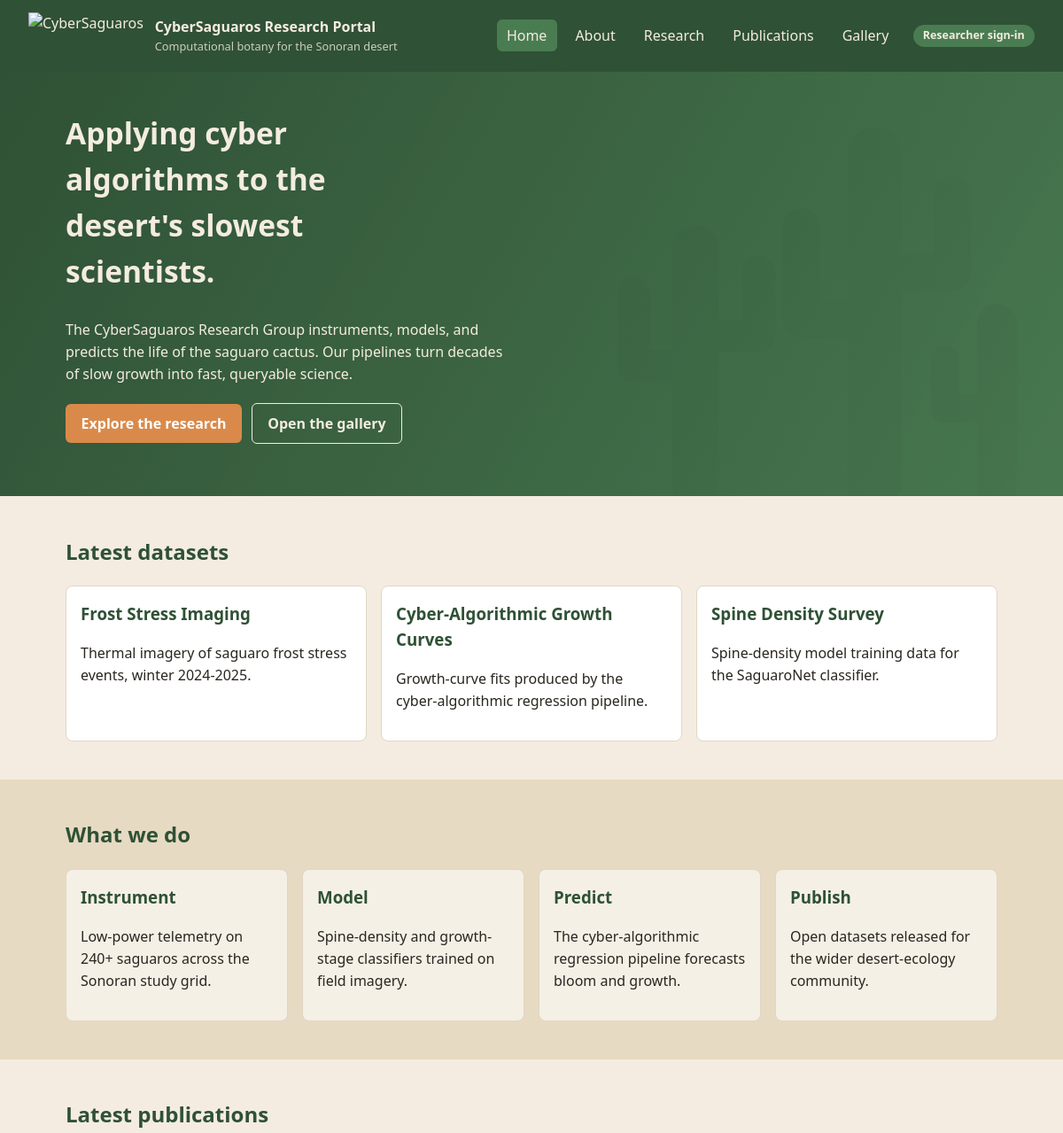
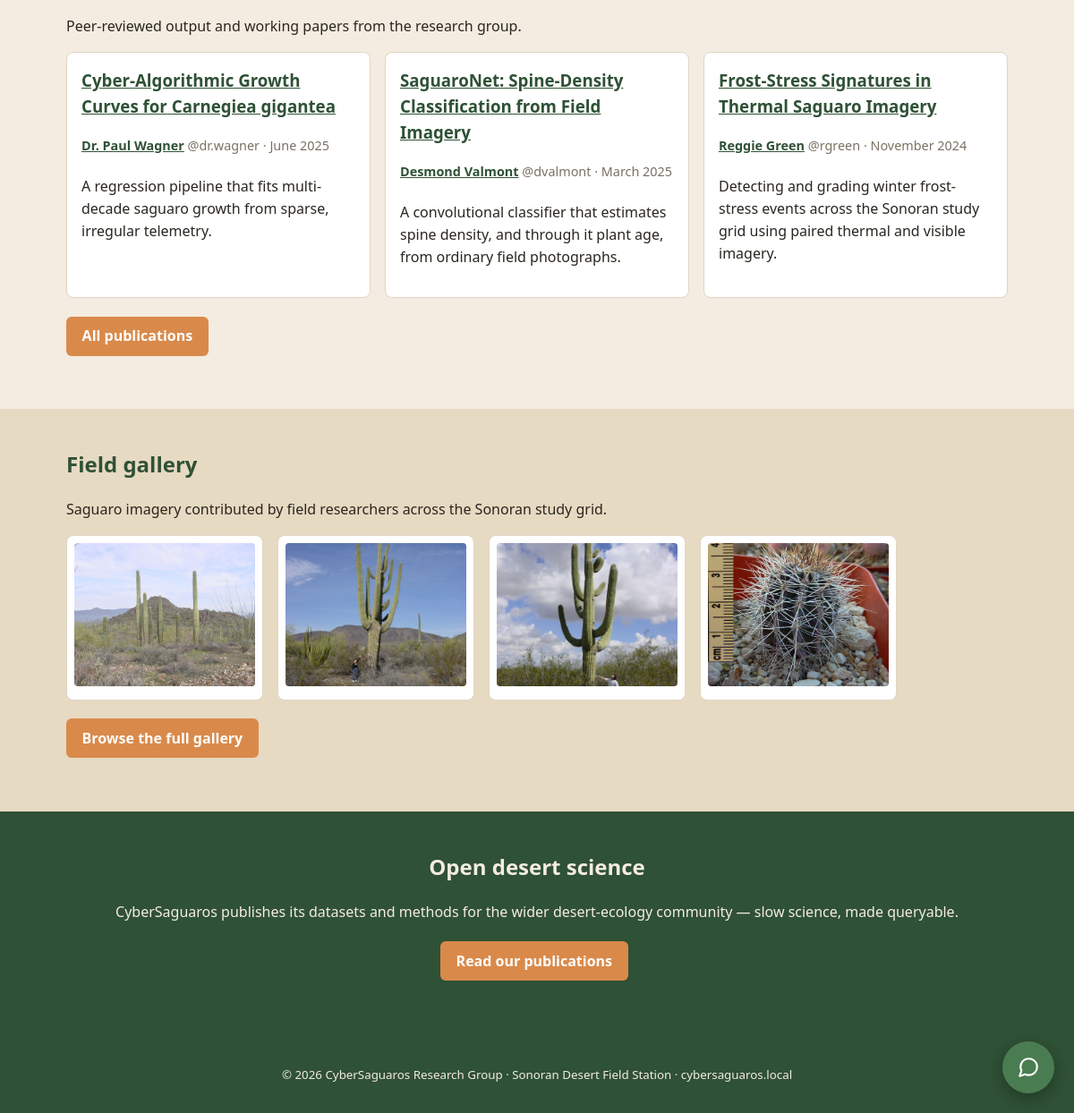
The page / on the database its author committed (2 pictures, top to bottom).
### tables this page shows
CREATE TABLE IF NOT EXISTS datasets (
  id          INT AUTO_INCREMENT PRIMARY KEY,
  name        VARCHAR(160) NOT NULL,
  description TEXT,
  owner_id    INT,
  dataset_url VARCHAR(512),
  verified    TINYINT(1) NOT NULL DEFAULT 0,
  created_at  TIMESTAMP NOT NULL DEFAULT CURRENT_TIMESTAMP
);

CREATE TABLE IF NOT EXISTS articles (
  id           INT AUTO_INCREMENT PRIMARY KEY,
  slug         VARCHAR(160) NOT NULL UNIQUE,
  title        VARCHAR(200) NOT NULL,
  abstract     TEXT,
  body         MEDIUMTEXT,
  author_id    INT NOT NULL,
  co_authors   VARCHAR(255) DEFAULT NULL,
  published_on DATE,
  status       VARCHAR(16) NOT NULL DEFAULT 'published',   
  created_at   TIMESTAMP NOT NULL DEFAULT CURRENT_TIMESTAMP,
  CONSTRAINT fk_articles_author FOREIGN KEY (author_id) REFERENCES users(id)
);

CREATE TABLE IF NOT EXISTS users (
  id            INT AUTO_INCREMENT PRIMARY KEY,
  username      VARCHAR(64)  NOT NULL UNIQUE,
  password_hash VARCHAR(255) NOT NULL,
  display_name  VARCHAR(128) NOT NULL,
  email         VARCHAR(128) NOT NULL,
  role          VARCHAR(32)  NOT NULL DEFAULT 'researcher'   
);

### public/index.php (the view, shortened to what this page needs)
<?php
require_once __DIR__ . '/../includes/layout.php';
require_once __DIR__ . '/../includes/db.php';
$datasets = $pdo->query('SELECT name, description FROM datasets ORDER BY id DESC LIMIT 3')
                ->fetchAll();
$latest = $pdo->query(
    "SELECT a.slug, a.title, a.abstract, a.published_on, u.username, u.display_name
       FROM articles a JOIN users u ON u.id = a.author_id
      WHERE a.status = 'published'
      ORDER BY a.published_on DESC, a.id DESC LIMIT 3"
)->fetchAll();
$thumbs = [];
$galleryDir = __DIR__ . '/assets/gallery';
if (is_dir($galleryDir)) {
    foreach (scandir($galleryDir) ?: [] as $f) {
        if (preg_match('/\.(svg|png|jpe?g|gif|webp)$/i', $f)) {
            $thumbs[] = $f;
        }
    }
}
$thumbs = array_slice($thumbs, 0, 4);
?>
<section class="hero fullbleed">
  <div class="wrap">
    <h1>Applying cyber algorithms to the desert's slowest scientists.</h1>
    <p>The CyberSaguaros Research Group instruments, models, and predicts the
       life of the saguaro cactus. Our pipelines turn decades of slow growth
       into fast, queryable science.</p>
    <p><a class="btn" href="/research.php">Explore the research</a>
       <a class="btn ghost" href="/gallery.php">Open the gallery</a></p>
  </div>
</section>
<section class="fullbleed band-sand">
  <div class="wrap">
    <h2>Latest datasets</h2>
    <div class="cards">
      <?php foreach ($datasets as $d): ?>
        <article class="card">
          <h3><?= htmlspecialchars($d['name']) ?></h3>
          <p><?= htmlspecialchars($d['description']) ?></p>
        </article>
      <?php endforeach; ?>
    </div>
  </div>
</section>
<section class="fullbleed band-deep">
  <div class="wrap">
    <h2>What we do</h2>
    <div class="cards">
      <article class="card plain"><h3>Instrument</h3>
        <p>Low-power telemetry on 240+ saguaros across the Sonoran study grid.</p></article>
      <article class="card plain"><h3>Model</h3>
        <p>Spine-density and growth-stage classifiers trained on field imagery.</p></article>
      <article class="card plain"><h3>Predict</h3>
        <p>The cyber-algorithmic regression pipeline forecasts bloom and growth.</p></article>
      <article class="card plain"><h3>Publish</h3>
        <p>Open datasets released for the wider desert-ecology community.</p></article>
    </div>
  </div>
</section>
<section class="fullbleed band-sand">
  <div class="wrap">
    <h2>Latest publications</h2>
    <p>Peer-reviewed output and working papers from the research group.</p>
    <div class="cards">
      <?php foreach ($latest as $a): ?>
        <article class="card">
          <h3><a href="/article.php?slug=<?= urlencode($a['slug']) ?>">
            <?= htmlspecialchars($a['title']) ?></a></h3>
          <p class="byline">
            <a href="/author.php?u=<?= urlencode($a['username']) ?>">
              <?= htmlspecialchars($a['display_name']) ?></a>
            <span class="muted">@<?= htmlspecialchars($a['username']) ?></span>
            <?php if (!empty($a['published_on'])): ?>
              &middot; <?= htmlspecialchars(date('F Y', strtotime((string) $a['published_on']))) ?>
            <?php endif; ?>
          </p>
          <p><?= htmlspecialchars((string) $a['abstract']) ?></p>
        </article>
      <?php endforeach; ?>
    </div>
    <p><a class="btn" href="/publications.php">All publications</a></p>
  </div>
</section>
<section class="fullbleed band-deep">
  <div class="wrap">
    <h2>Field gallery</h2>
    <p>Saguaro imagery contributed by field researchers across the Sonoran
       study grid.</p>
    <?php if ($thumbs): ?>
      <div class="gallery">
        <?php foreach ($thumbs as $t): ?>
          <figure><a href="/gallery.php">
            <img src="/assets/gallery/<?= rawurlencode($t) ?>" alt="Saguaro"
                 loading="lazy">
          </a></figure>
        <?php endforeach; ?>
      </div>
    <?php endif; ?>
    <p><a class="btn" href="/gallery.php">Browse the full gallery</a></p>
  </div>
</section>
<section class="fullbleed band-green">
  <div class="wrap center">
    <h2>Open desert science</h2>
    <p>CyberSaguaros publishes its datasets and methods for the wider
       desert-ecology community — slow science, made queryable.</p>
    <p><a class="btn" href="/publications.php">Read our publications</a></p>
  </div>
</section>

### public/assets/style.css (style rules this page uses)
:root { --sand: #f4ece0; --sand-deep: #e7dac2; --cactus: #4a7c52; --cactus-dark: #2f5135; --bloom: #d98a4b; --ink: #2a2620; --muted: #7a7163; }
* { box-sizing: border-box; }
html, body { overflow-x: hidden; }
body { margin: 0; min-height: 100vh; display: flex; flex-direction: column; font-family: "Segoe UI", system-ui, sans-serif; color: var(--ink); line-height: 1.55; background: linear-gradient(180deg, #e9f0ea 0%, var(--sand) 240px, var(--sand) 100%); }
a { color: var(--cactus-dark); }
section { margin: 0; }
.fullbleed { width: 100%; }
.fullbleed .wrap { max-width: 1100px; margin: 0 auto; padding: 2.7rem 1.5rem; }
.fullbleed .wrap > :first-child { margin-top: 0; }
.wrap.center { text-align: center; }
.band-sand { background: var(--sand); }
.band-deep { background: var(--sand-deep); }
.band-green { background: var(--cactus-dark); color: var(--sand); }
.band-green h2 { color: var(--sand); }
h1, h2, h3 { color: var(--cactus-dark); }
.hero { color: var(--sand); background: linear-gradient(120deg, rgba(47,81,53,.94), rgba(74,124,82,.90)), url('/assets/hero-cacti.svg') right bottom / contain no-repeat, var(--cactus-dark); }
.hero h1 { color: var(--sand); font-size: 2.1rem; max-width: 22ch; }
.hero p { max-width: 56ch; }
.btn { display: inline-block; margin: .3rem .4rem 0 0; padding: .6rem 1.1rem; background: var(--bloom); color: #fff; border-radius: 6px; text-decoration: none; font-weight: 600; }
.btn.ghost { background: transparent; border: 1px solid var(--sand); color: var(--sand); }
.cards { display: flex; gap: 1rem; flex-wrap: wrap; }
.card { flex: 1 1 220px; background: #fff; border: 1px solid #e0d6c6; border-radius: 8px; padding: 1rem; }
.card.plain { background: rgba(255,255,255,.6); }
.card h3 { margin-top: 0; }
.muted { color: var(--muted); }
.gallery { display: flex; flex-wrap: wrap; gap: 1rem; }
.gallery figure { margin: 0; width: 220px; background: #fff; border: 1px solid #e0d6c6; border-radius: 8px; padding: .5rem; }
.gallery a { display: block; }
.gallery img { width: 100%; height: 160px; object-fit: cover; border-radius: 4px; background: #e9f0ea; }
.byline { color: var(--muted); font-size: .9rem; margin: .2rem 0 1.4rem; }
.byline a { font-weight: 600; }

### rows shown on the page
datasets: name "Frost Stress Imaging", description "Thermal imagery of saguaro frost stress events, winter 2024-2025."
datasets: name "Cyber-Algorithmic Growth Curves", description "Growth-curve fits produced by the cyber-algorithmic regression pipeline."
datasets: name "Spine Density Survey", description "Spine-density model training data for the SaguaroNet classifier."
articles: title "Cyber-Algorithmic Growth Curves for Carnegiea gigantea", author.display_name "Dr. Paul Wagner", author.username "dr.wagner", published_on "June 2025", abstract "A regression pipeline that fits multi-decade saguaro growth from sparse, irregular telemetry."
articles: title "SaguaroNet: Spine-Density Classification from Field Imagery", author.display_name "Desmond Valmont", author.username "dvalmont", published_on "March 2025", abstract "A convolutional classifier that estimates spine density, and through it plant age, from ordinary field photographs."
articles: title "Frost-Stress Signatures in Thermal Saguaro Imagery", author.display_name "Reggie Green", author.username "rgreen", published_on "November 2024", abstract "Detecting and grading winter frost-stress events across the Sonoran study grid using paired thermal and visible imagery."

### other values the page prints
APP_NAME "CyberSaguaros Research Portal"
APP_TAGLINE "Computational botany for the Sonoran desert"
$label "Home"
$label "About"
$label "Research"
$label "Publications"
$label "Gallery"
